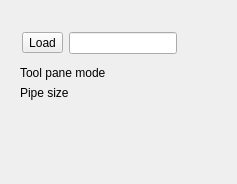
                             <widget class="QWidget" name="TabStartupSettings">
                              <property name="geometry">
                               <rect>
                                <x>0</x>
                                <y>0</y>
                                <width>126</width>
                                <height>184</height>
                               </rect>
                              </property>
                              <attribute name="label">
                               <string>Startup settings</string>
                              </attribute>
                              <layout class="QVBoxLayout" name="verticalLayout_226">
                               <item>
                                <widget class="QWidget" name="widget_135" native="true">
                                 <layout class="QVBoxLayout" name="verticalLayout_225">
                                  <item>
                                   <widget class="QWidget" name="StartupSettingsWidget" native="true"/>
                                  </item>
                                  <item>
                                   <widget class="QWidget" name="StartupSettingsResetWidget" native="true"/>
                                  </item>
                                  <item>
                                   <widget class="QWidget" name="widget_1a1" native="true">
                                    <layout class="QHBoxLayout" name="horizontalLayout_74">
                                     <property name="spacing">
                                      <number>6</number>
                                     </property>
                                     <property name="sizeConstraint">
                                      <enum>QLayout::SetFixedSize</enum>
                                     </property>
                                     <property name="leftMargin">
                                      <number>2</number>
                                     </property>
                                     <property name="topMargin">
                                      <number>0</number>
                                     </property>
                                     <property name="rightMargin">
                                      <number>0</number>
                                     </property>
                                     <property name="bottomMargin">
                                      <number>0</number>
                                     </property>
                                     <item>
                                      <widget class="QToolButton" name="StartupSettingsButton">
                                       <property name="toolTip">
                                        <string>Load a camera profile</string>
                                       </property>
                                       <property name="text">
                                        <string>Load</string>
                                       </property>
                                       <property name="icon">
                                        <iconset resource="../qrc/photivo.qrc">
                                         <normaloff>:/dark/icons/document-open.png</normaloff>:/dark/icons/document-open.png</iconset>
                                       </property>
                                       <property name="iconSize">
                                        <size>
                                         <width>14</width>
                                         <height>14</height>
                                        </size>
                                       </property>
                                      </widget>
                                     </item>
                                     <item>
                                      <widget class="QLineEdit" name="StartupSettingsText">
                                       <property name="maximumSize">
                                        <size>
                                         <width>250</width>
                                         <height>16777215</height>
                                        </size>
                                       </property>
                                       <property name="readOnly">
                                        <bool>true</bool>
                                       </property>
                                      </widget>
                                     </item>
                                     <item>
                                      <spacer name="horizontalSpacer_31">
                                       <property name="orientation">
                                        <enum>Qt::Horizontal</enum>
                                       </property>
                                       <property name="sizeType">
                                        <enum>QSizePolicy::Expanding</enum>
                                       </property>
                                       <property name="sizeHint" stdset="0">
                                        <size>
                                         <width>40</width>
                                         <height>20</height>
                                        </size>
                                       </property>
                                      </spacer>
                                     </item>
                                    </layout>
                                   </widget>
                                  </item>
                                  <item>
                                   <widget class="QWidget" name="StartupSwitchARWidget" native="true"/>
                                  </item>
                                  <item>
                                   <layout class="QHBoxLayout" name="horizontalLayout_95">
                                    <property name="topMargin">
                                     <number>0</number>
                                    </property>
                                    <item>
                                     <widget class="QLabel" name="label_14">
                                      <property name="text">
                                       <string>Tool pane mode</string>
                                      </property>
                                     </widget>
                                    </item>
                                    <item>
                                     <widget class="QWidget" name="StartupUIModeWidget" native="true"/>
                                    </item>
                                    <item>
                                     <spacer name="horizontalSpacer_73">
                                      <property name="orientation">
                                       <enum>Qt::Horizontal</enum>
                                      </property>
                                      <property name="sizeHint" stdset="0">
                                       <size>
                                        <width>40</width>
                                        <height>10</height>
                                       </size>
                                      </property>
                                     </spacer>
                                    </item>
                                   </layout>
                                  </item>
                                  <item>
                                   <layout class="QHBoxLayout" name="horizontalLayout_96">
                                    <property name="topMargin">
                                     <number>0</number>
                                    </property>
                                    <item>
                                     <widget class="QLabel" name="InitialPipeSizeLabel">
                                      <property name="text">
                                       <string>Pipe size</string>
                                      </property>
                                     </widget>
                                    </item>
                                    <item>
                                     <widget class="QWidget" name="StartupPipeSizeWidget" native="true">
                                      <property name="minimumSize">
                                       <size>
                                        <width>5</width>
                                        <height>0</height>
                                       </size>
                                      </property>
                                     </widget>
                                    </item>
                                    <item>
                                     <spacer name="horizontalSpacer_74">
                                      <property name="orientation">
                                       <enum>Qt::Horizontal</enum>
                                      </property>
                                      <property name="sizeHint" stdset="0">
                                       <size>
                                        <width>40</width>
                                        <height>10</height>
                                       </size>
                                      </property>
                                     </spacer>
                                    </item>
                                   </layout>
                                  </item>
                                  <item>
                                   <widget class="QWidget" name="EscToExitWidget" native="true"/>
                                  </item>
                                  <item>
                                   <widget class="QWidget" name="LoadTagsWidget" native="true"/>
                                  </item>
                                 </layout>
                                </widget>
                               </item>
                               <item>
                                <spacer name="verticalSpacer_119">
                                 <property name="orientation">
                                  <enum>Qt::Vertical</enum>
                                 </property>
                                 <property name="sizeHint" stdset="0">
                                  <size>
                                   <width>20</width>
                                   <height>179</height>
                                  </size>
                                 </property>
                                </spacer>
                               </item>
                              </layout>
                             </widget>
